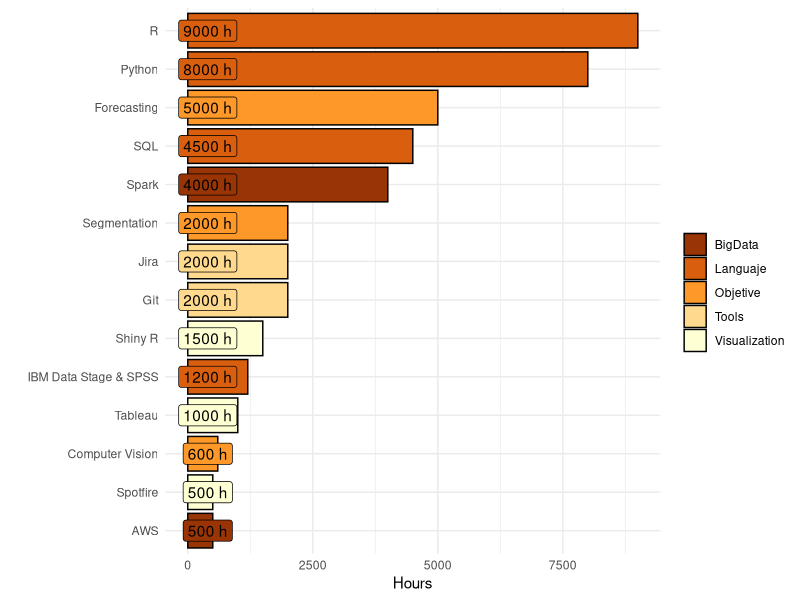

Source code (R):
## ---- chunk 1
knitr::opts_chunk$set(echo = TRUE)
## ---- chunk 2
library(ggplot2)
# library(plotly)
library(tibble)
library(dplyr)

skills <- tribble(
    ~ Skill, ~ Hours, ~ Class,
    "AWS", 500, "BigData",
    "Python", 8000, "Languaje",
    "Spark", 4000, "BigData",
    "R", 9000, "Languaje",
    "Git", 2000, "Tools",
    "Jira", 2000, "Tools",
    "Forecasting", 5000, "Objetive",
    "Segmentation", 2000, "Objetive",
    "Computer Vision", 600, "Objetive",
    "SQL", 4500, "Languaje",
    "IBM Data Stage & SPSS", 1200, "Languaje",
    "Shiny R", 1500, "Visualization",
    "Tableau", 1000, "Visualization",
    "Spotfire", 500, "Visualization"
) 
## ---- chunk 3
# plotly(
ggplot(data=skills,aes(x=reorder(Skill,-desc(Hours)), y= Hours, fill=Class, label=paste0(Hours," h"))) + 
    geom_bar(stat = "identity", colour="black") +
    coord_flip() +
    labs(x=" ", y="Hours", fill=" ")  +
    theme_minimal() +
    scale_fill_brewer(palette = "YlOrBr",direction = -1) +
    geom_label(show_guide  = F, aes(y=400)) 
# )
